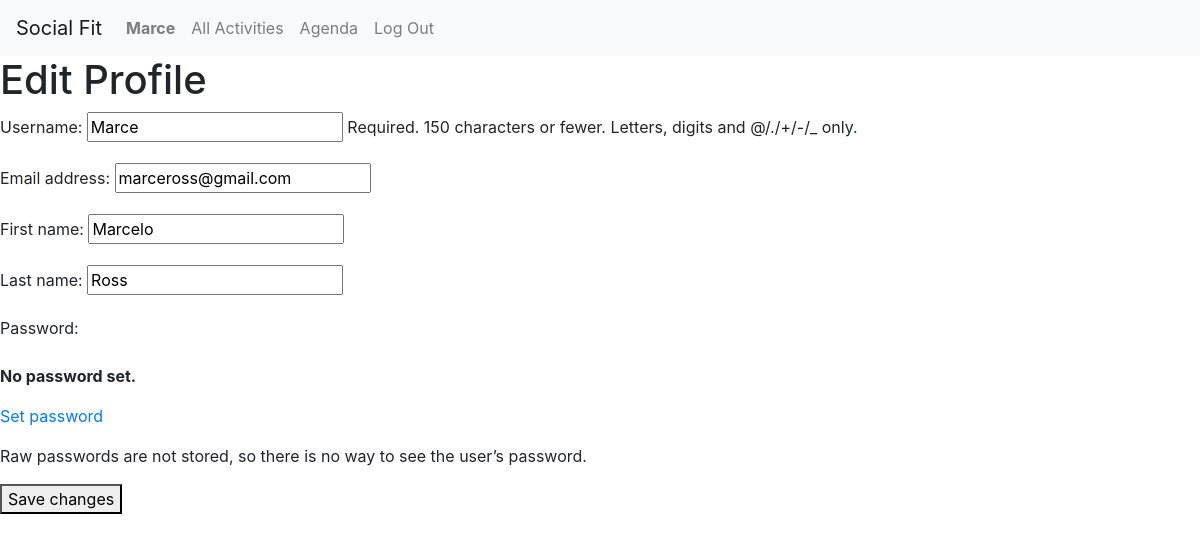
The page /edit_profile/ (signed in) on the database its author committed.
### booking/models.py (models this page shows, shortened)
class User(AbstractUser):
    pass

### booking/views.py (the view)
# urls.py: path('edit_profile/', views.edit_profile, name='edit_profile'),
@login_required
def edit_profile(request):
    print("edit profile")
    user = request.user
    if request.method == 'POST':
        form = UserChangeForm(request.POST, instance=user)
        if form.is_valid():
            form.save()
    else:
        form = UserChangeForm(instance=user)
    return render(request, 'booking/edit_profile.html', {'form': form})

### booking/views.py
class UserChangeForm(UserChangeForm):
    class Meta:
        model = User
        fields = ('username', 'email', 'first_name', 'last_name',)

### booking/templates/booking/edit_profile.html (shortened to what this page needs)
{% extends "booking/layout.html" %}
{% block body %}
    <h1>Edit Profile</h1>
    <form method="post">
        {{ form.as_p }}
        <button type="submit">Save changes</button>
    </form>
{% endblock %}

### booking/templates/booking/layout.html (shortened to what this page needs)
{% load static %}
<!DOCTYPE html>
<html lang="en">
    <head>
        <link rel="stylesheet" href="https://stackpath.bootstrapcdn.com/bootstrap/4.4.1/css/bootstrap.min.css">
        <link href="{% static 'booking/styles.css' %}" rel="stylesheet">
    </head>
    <body>
        <nav class="navbar navbar-expand-lg navbar-light bg-light">
            <a class="navbar-brand" href="{% url 'booking:index' %}">Social Fit</a>
            <div>
              <ul class="navbar-nav mr-auto">
                {% if user.is_authenticated %}
                    <li class="nav-item">
                        <a class="nav-link" href="{% url 'booking:profile' request.user.username %}"><strong>{{ user.username }}</strong></a>
                    </li>
                {% endif %}
                <li class="nav-item">
                  <a class="nav-link" href="{% url 'booking:all_activities' %}">All Activities</a>
                </li>
                {% if user.is_authenticated %}
                    <li class="nav-item">
                        <a class="nav-link" href="{% url 'booking:agenda' %}">Agenda</a>
                    </li>
                    <li class="nav-item">
                        <a class="nav-link" href="{% url 'booking:logout' %}">Log Out</a>
                    </li>
                {% endif %}
              </ul>
            </div>
          </nav>
        <div class="body">
            {% block body %}
            {% endblock %}
        </div>
    </body>
</html>

### rows shown on the page
User: username "Marce", email "marceross@gmail.com", first_name "Marcelo", last_name "Ross"
